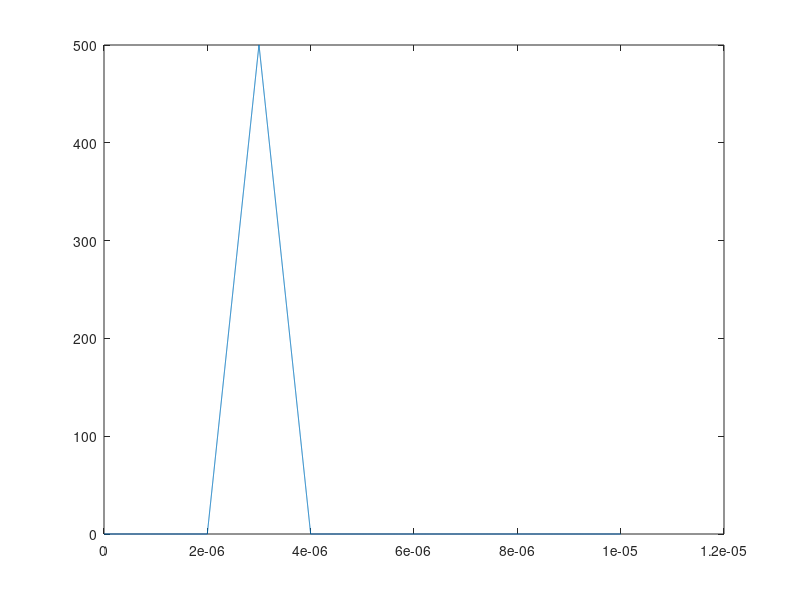

Source code (MATLAB):
clc;
clearvars;

ts = 1e-9;
T = 1e-5;
tau = 1e-6;
t = 0:ts:T;
tlen = length (t);
x1 = zeros (1, tlen);

alpha = 0.5;


c = 300000000;
r = 450;

x2 = zeros (1, tlen);

td = (2 * r) / c;
index_tau = (tau * tlen) / T; % index_tau = 1000
index_tau = 1000;
index_td = (td * tlen) / T; % index_td = 3000
index_td = 3000;
x2(index_td:index_td + index_tau) = alpha;

cor = zeros (1, tlen);

for i = 1 : tlen - 1000
    temp = zeros (1, tlen);
    temp(i:i + 1000 - 1) = 1;
    cor(i) = temp*x2';
end

figure;
plot (t, cor);

max_index = find (cor == max (cor));

t_max = t(max_index(1));

d = (c * t_max) / 2;

disp (d);